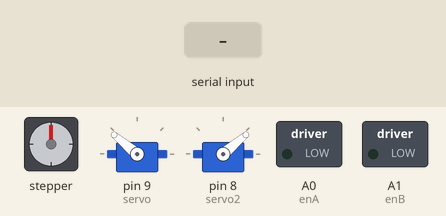
Recording of a sketch running on a simulated Arduino Uno, built with avr-gcc and run on an emulated ATmega328P. Parts: stepper motor, 2 × servo, switched loads named in the sketch (green lamp = pin HIGH). Wiring (inferred from the names in the program): stepper motor (2048 steps per turn assumed): coils pin 2, pin 3, pin 12, pin 13. Inputs (shaded band) come from the test bench. Pins used as bus, display or sensor lines are not drawn; what the sketch prints to the serial monitor is not drawn.

Above: at 1.2 s.
1.3 s: "8" received over Serial
At 1.75 s:
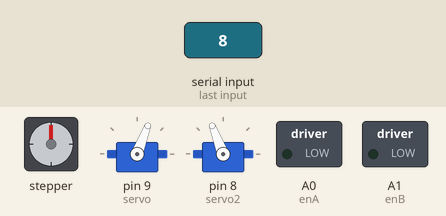
4.3 s: "1" received over Serial
At 4.3 s:
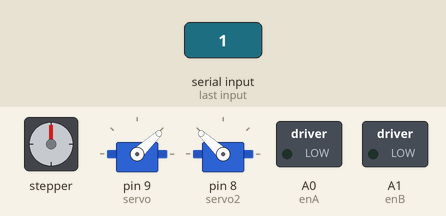
Timing chart, 0 to 7.3 s (numbered marks = the images above; inputs shaded):
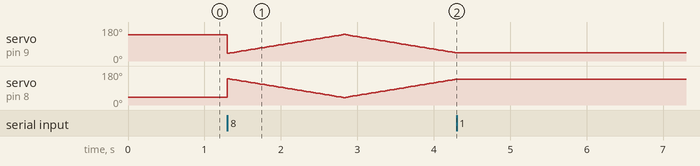

Measured:
- after the input at 4.3 s, servo on pin 9 (servo): stops changing and stays 43°; servo on pin 8 (servo2): stops changing and stays 137°

The sketch:

ServosBlue.ino
```cpp
#include <Servo.h>

Servo servo;

Servo servo2;

int P1=30;
int P2=150;
int tl=0;
int x = 30;
boolean stat = false;
boolean stat2 = false;

boolean ON = false;
//M1
int enA = A0;
int in1 = 2;
int in2 = 3;
//M2
int enB = A1;
int in3 = 12;
int in4 = 13;

int choice;

int motorSpeed = 1000;  //variable to set stepper speed /////////////////////////////////////////////////////////////CHANGE SPEED /////////////
int count = 0;          // count of steps made
int countsperrev = 250; // number of steps per full revolution ////////////////////////////////////////////////////////CHANGE THE ANGLE ////////
int lookup[8] = {B01000, B01100, B00100, B00110, B00010, B00011, B00001, B01001};
int pos = 0;
//////////////////////////////////////////////////////////////////////////////
void setup() {
  //declare the motor pins as outputs
servo.attach(9);
servo2.attach(8);

  pinMode(enA, OUTPUT);
  pinMode(enB, OUTPUT);
  pinMode(in1, OUTPUT);
  pinMode(in2, OUTPUT);
  pinMode(in3, OUTPUT);
  pinMode(in4, OUTPUT);
servo.write(140);
servo2.write(40);

  Serial.begin(9600);
}

//////////////////////////////////////////////////////////////////////////////
void loopx() {


if(P2>140){
  P2=140;
  stat2=true;
  }

  if(P2<40){
  P2=40;
  stat2=false;
  }

  if(stat2){
    P2--;;
    }

     if(stat2==false){
    P2++;
    }

//////////////////////////////////


if(P1>140){
  P1=140;
  stat=true;
  }

  if(P1<40){
  P1=40;
  stat=false;
  }

  if(stat){
    P1--;;
    }

     if(stat==false){
    P1++;
    }
servo.write(P1);
servo2.write(P2);

  delay(15);


  }


void loop() {

  if (Serial.available()) {
    choice = Serial.read();
  }

  if (choice == '1') {
    Serial.println("Forward...");
  //  mpower(1, 1, 255 );
   // mpower(2, 1, 255 );
    //  delay(2000);
     digitalWrite(in1,LOW);
     digitalWrite(in2,HIGH);


      digitalWrite(in3,LOW);
     digitalWrite(in4,HIGH);
  }
  if (choice == '0') {

    Serial.println("Reverse...");
   // mpower(1, -1, 255 );
   // mpower(2, -1, 255);
    // delay(2000);
    digitalWrite(in1,HIGH);
     digitalWrite(in2,LOW);

      digitalWrite(in3,HIGH);
     digitalWrite(in4,LOW);

  }

  if (choice == '2') {

    Serial.println("stop...");
   digitalWrite(in1,LOW);
     digitalWrite(in2,LOW);

      digitalWrite(in3,LOW);
     digitalWrite(in4,LOW);


  }

    if (choice == '3') {

    Serial.println("left...");
   digitalWrite(in1,HIGH);
     digitalWrite(in2,LOW);

      digitalWrite(in3,LOW);
     digitalWrite(in4,HIGH);


  }
      if (choice == '40') {

    Serial.println("Right...");
   digitalWrite(in1,LOW);
     digitalWrite(in2,HIGH);

      digitalWrite(in3,HIGH);
     digitalWrite(in4,LOW);


  }

  if (choice == '8') {


if(P2>140){
  P2=140;
  stat2=true;
  }

  if(P2<40){
  P2=40;
  stat2=false;
  }

  if(stat2){
    P2--;;
    }

     if(stat2==false){
    P2++;
    }

//////////////////////////////////


if(P1>140){
  P1=140;
  stat=true;
  }

  if(P1<40){
  P1=40;
  stat=false;
  }

  if(stat){
    P1--;;
    }

     if(stat==false){
    P1++;
    }
servo.write(P1);
servo2.write(P2);

  delay(15);


  }

  if (choice == '6') {


  }
  if (choice == '5') {


  }
  if (choice == '4') {


  }


}

//////////////////////////////////////////////////////////////////////////////
//set pins to ULN2003 high in sequence from 1 to 4
//delay "motorSpeed" between each pin setting (to determine speed)
void anticlockwise()
{
  for (int i = 30; i < 150; i++)
  {

    servo.write(i);

    delay(50);
    // delay(2000);


  }
}

void clockwise()
{
  for (int i = 150; i >= 30; i--)
  {
    servo.write(i);

    delay(50);
    // delay(2000);

  }
}

void anticlockwise2()
{
  for (int i = 30; i < 150; i++)
  {

    servo2.write(i);

    delay(50);
    // delay(2000);


  }
}

void clockwise2()
{
  for (int i = 150; i >= 30; i--)
  {
    servo2.write(i);

    delay(50);
    // delay(2000);

  }
}
```
